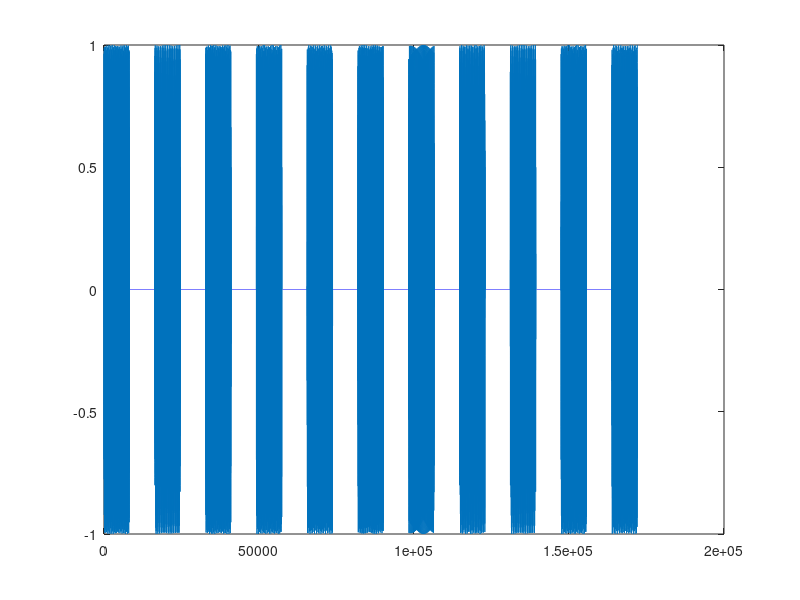

This chart was generated by the following MATLAB code:
close all; clear; clc;


%% 3.3.1
% 0207 594 6271

number = [ 0 2 0 7 5 9 4 6 2 7 1 ];

Fsamp = 32768;
nyq = (Fsamp/2)- 1;

fh1 = 697; fv1 = 1209;
fh2 = 770; fv2 = 1336;
fh3 = 852; fv3 = 1477;
fh4 = 941;

freqs = [fh4 fv2; 
            fh1 fv1;
            fh1 fv2;
            fh1 fv3;
            fh2 fv1;
            fh2 fv2;
            fh2 fv3;
            fh3 fv1;
            fh3 fv2;
            fh3 fv3 ];
        

% ie half a second for each different tone        
N = .5*Fsamp;

n = 1:N/2; % The number of 
dial = zeros(1, (N*length(number)) - N/2);

for i = 1:length(number)
    digit = number(i);
    tone = freqs(digit+1,:);
    f1 = tone(1);
    f2 = tone(2);
    signal = (sin((2*pi*f1*n)/Fsamp) + sin((2*pi*f2*n)/Fsamp))/2;
    dial(((i*N) - N)+1:((i*N)-N/2)) = signal;
end

sound(dial.', Fsamp);
plot(dial)
